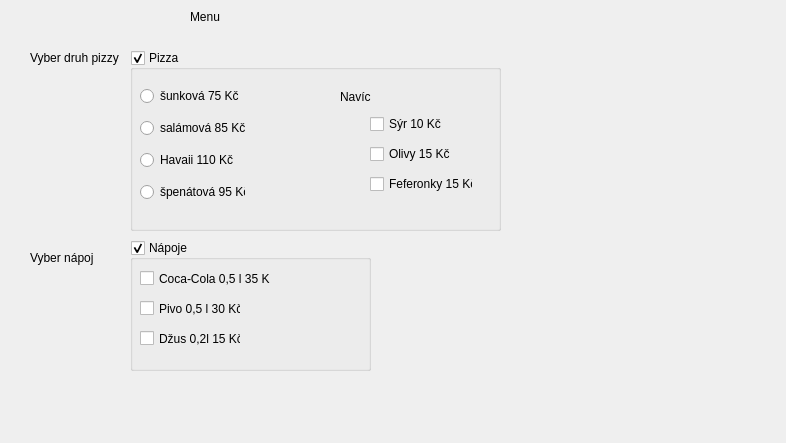
<?xml version="1.0" encoding="UTF-8"?>
<ui version="4.0">
 <class>Dialog</class>
 <widget class="QDialog" name="Dialog">
  <property name="geometry">
   <rect>
    <x>0</x>
    <y>0</y>
    <width>786</width>
    <height>443</height>
   </rect>
  </property>
  <property name="windowTitle">
   <string>Dialog</string>
  </property>
  <widget class="QLabel" name="label">
   <property name="geometry">
    <rect>
     <x>190</x>
     <y>10</y>
     <width>47</width>
     <height>13</height>
    </rect>
   </property>
   <property name="text">
    <string>Menu</string>
   </property>
  </widget>
  <widget class="QLabel" name="label_2">
   <property name="geometry">
    <rect>
     <x>30</x>
     <y>50</y>
     <width>91</width>
     <height>16</height>
    </rect>
   </property>
   <property name="text">
    <string>Vyber druh pizzy</string>
   </property>
  </widget>
  <widget class="QLabel" name="label_3">
   <property name="geometry">
    <rect>
     <x>30</x>
     <y>250</y>
     <width>71</width>
     <height>16</height>
    </rect>
   </property>
   <property name="text">
    <string>Vyber nápoj</string>
   </property>
  </widget>
  <widget class="QLabel" name="label_cena">
   <property name="geometry">
    <rect>
     <x>90</x>
     <y>390</y>
     <width>621</width>
     <height>16</height>
    </rect>
   </property>
   <property name="text">
    <string/>
   </property>
  </widget>
  <widget class="QGroupBox" name="groupBox">
   <property name="geometry">
    <rect>
     <x>130</x>
     <y>50</y>
     <width>371</width>
     <height>181</height>
    </rect>
   </property>
   <property name="title">
    <string>Pizza</string>
   </property>
   <property name="checkable">
    <bool>true</bool>
   </property>
   <widget class="QLabel" name="label_5">
    <property name="geometry">
     <rect>
      <x>210</x>
      <y>40</y>
      <width>47</width>
      <height>13</height>
     </rect>
    </property>
    <property name="text">
     <string>Navíc</string>
    </property>
   </widget>
   <widget class="QWidget" name="">
    <property name="geometry">
     <rect>
      <x>240</x>
      <y>60</y>
      <width>103</width>
      <height>91</height>
     </rect>
    </property>
    <layout class="QVBoxLayout" name="verticalLayout_2">
     <item>
      <widget class="QCheckBox" name="checkBox">
       <property name="text">
        <string>Sýr 10 Kč</string>
       </property>
      </widget>
     </item>
     <item>
      <widget class="QCheckBox" name="checkBox_2">
       <property name="text">
        <string>Olivy 15 Kč</string>
       </property>
      </widget>
     </item>
     <item>
      <widget class="QCheckBox" name="checkBox_3">
       <property name="text">
        <string>Feferonky 15 Kč</string>
       </property>
      </widget>
     </item>
    </layout>
   </widget>
   <widget class="QWidget" name="">
    <property name="geometry">
     <rect>
      <x>10</x>
      <y>30</y>
      <width>105</width>
      <height>131</height>
     </rect>
    </property>
    <layout class="QVBoxLayout" name="verticalLayout">
     <item>
      <widget class="QRadioButton" name="radioButton">
       <property name="text">
        <string>šunková 75 Kč</string>
       </property>
      </widget>
     </item>
     <item>
      <widget class="QRadioButton" name="radioButton_2">
       <property name="text">
        <string>salámová 85 Kč</string>
       </property>
      </widget>
     </item>
     <item>
      <widget class="QRadioButton" name="radioButton_3">
       <property name="text">
        <string>Havaii 110 Kč</string>
       </property>
      </widget>
     </item>
     <item>
      <widget class="QRadioButton" name="radioButton_4">
       <property name="text">
        <string>špenátová 95 Kč</string>
       </property>
      </widget>
     </item>
    </layout>
   </widget>
  </widget>
  <widget class="QGroupBox" name="groupBox_2">
   <property name="geometry">
    <rect>
     <x>130</x>
     <y>240</y>
     <width>241</width>
     <height>131</height>
    </rect>
   </property>
   <property name="title">
    <string>Nápoje</string>
   </property>
   <property name="checkable">
    <bool>true</bool>
   </property>
   <property name="checked">
    <bool>true</bool>
   </property>
   <widget class="QCheckBox" name="checkBox_8">
    <property name="geometry">
     <rect>
      <x>10</x>
      <y>90</y>
      <width>101</width>
      <height>17</height>
     </rect>
    </property>
    <property name="text">
     <string>Džus 0,2l 15 Kč</string>
    </property>
    <property name="checked">
     <bool>false</bool>
    </property>
   </widget>
   <widget class="QCheckBox" name="checkBox_7">
    <property name="geometry">
     <rect>
      <x>10</x>
      <y>60</y>
      <width>101</width>
      <height>17</height>
     </rect>
    </property>
    <property name="text">
     <string>Pivo 0,5 l 30 Kč</string>
    </property>
   </widget>
   <widget class="QCheckBox" name="checkBox_6">
    <property name="geometry">
     <rect>
      <x>10</x>
      <y>30</y>
      <width>131</width>
      <height>17</height>
     </rect>
    </property>
    <property name="text">
     <string>Coca-Cola 0,5 l 35 Kč</string>
    </property>
   </widget>
   <zorder>checkBox_6</zorder>
   <zorder>checkBox_7</zorder>
   <zorder>checkBox_8</zorder>
  </widget>
  <zorder>groupBox_2</zorder>
  <zorder>groupBox</zorder>
  <zorder>label</zorder>
  <zorder>label_2</zorder>
  <zorder>label_3</zorder>
  <zorder>label_cena</zorder>
  <zorder>checkBox</zorder>
  <zorder>checkBox_2</zorder>
  <zorder>checkBox_3</zorder>
  <zorder>radioButton</zorder>
  <zorder>radioButton_2</zorder>
  <zorder>radioButton_3</zorder>
  <zorder>radioButton_4</zorder>
 </widget>
 <resources/>
 <connections>
  <connection>
   <sender>checkBox</sender>
   <signal>stateChanged(int)</signal>
   <receiver>Dialog</receiver>
   <slot>recap()</slot>
   <hints>
    <hint type="sourcelabel">
     <x>396</x>
     <y>120</y>
    </hint>
    <hint type="destinationlabel">
     <x>627</x>
     <y>80</y>
    </hint>
   </hints>
  </connection>
  <connection>
   <sender>checkBox_2</sender>
   <signal>stateChanged(int)</signal>
   <receiver>Dialog</receiver>
   <slot>recap()</slot>
   <hints>
    <hint type="sourcelabel">
     <x>442</x>
     <y>153</y>
    </hint>
    <hint type="destinationlabel">
     <x>626</x>
     <y>117</y>
    </hint>
   </hints>
  </connection>
  <connection>
   <sender>checkBox_3</sender>
   <signal>stateChanged(int)</signal>
   <receiver>Dialog</receiver>
   <slot>recap()</slot>
   <hints>
    <hint type="sourcelabel">
     <x>469</x>
     <y>175</y>
    </hint>
    <hint type="destinationlabel">
     <x>617</x>
     <y>166</y>
    </hint>
   </hints>
  </connection>
  <connection>
   <sender>checkBox_6</sender>
   <signal>stateChanged(int)</signal>
   <receiver>Dialog</receiver>
   <slot>recap()</slot>
   <hints>
    <hint type="sourcelabel">
     <x>253</x>
     <y>277</y>
    </hint>
    <hint type="destinationlabel">
     <x>607</x>
     <y>273</y>
    </hint>
   </hints>
  </connection>
  <connection>
   <sender>checkBox_7</sender>
   <signal>stateChanged(int)</signal>
   <receiver>Dialog</receiver>
   <slot>recap()</slot>
   <hints>
    <hint type="sourcelabel">
     <x>235</x>
     <y>307</y>
    </hint>
    <hint type="destinationlabel">
     <x>610</x>
     <y>314</y>
    </hint>
   </hints>
  </connection>
  <connection>
   <sender>checkBox_8</sender>
   <signal>stateChanged(int)</signal>
   <receiver>Dialog</receiver>
   <slot>recap()</slot>
   <hints>
    <hint type="sourcelabel">
     <x>206</x>
     <y>334</y>
    </hint>
    <hint type="destinationlabel">
     <x>609</x>
     <y>359</y>
    </hint>
   </hints>
  </connection>
  <connection>
   <sender>radioButton</sender>
   <signal>toggled(bool)</signal>
   <receiver>Dialog</receiver>
   <slot>recap()</slot>
   <hints>
    <hint type="sourcelabel">
     <x>145</x>
     <y>97</y>
    </hint>
    <hint type="destinationlabel">
     <x>28</x>
     <y>86</y>
    </hint>
   </hints>
  </connection>
  <connection>
   <sender>radioButton_2</sender>
   <signal>toggled(bool)</signal>
   <receiver>Dialog</receiver>
   <slot>recap()</slot>
   <hints>
    <hint type="sourcelabel">
     <x>201</x>
     <y>131</y>
    </hint>
    <hint type="destinationlabel">
     <x>20</x>
     <y>126</y>
    </hint>
   </hints>
  </connection>
  <connection>
   <sender>radioButton_3</sender>
   <signal>toggled(bool)</signal>
   <receiver>Dialog</receiver>
   <slot>recap()</slot>
   <hints>
    <hint type="sourcelabel">
     <x>186</x>
     <y>155</y>
    </hint>
    <hint type="destinationlabel">
     <x>21</x>
     <y>162</y>
    </hint>
   </hints>
  </connection>
  <connection>
   <sender>radioButton_4</sender>
   <signal>toggled(bool)</signal>
   <receiver>Dialog</receiver>
   <slot>recap()</slot>
   <hints>
    <hint type="sourcelabel">
     <x>167</x>
     <y>190</y>
    </hint>
    <hint type="destinationlabel">
     <x>17</x>
     <y>198</y>
    </hint>
   </hints>
  </connection>
 </connections>
 <slots>
  <slot>recap()</slot>
 </slots>
</ui>
